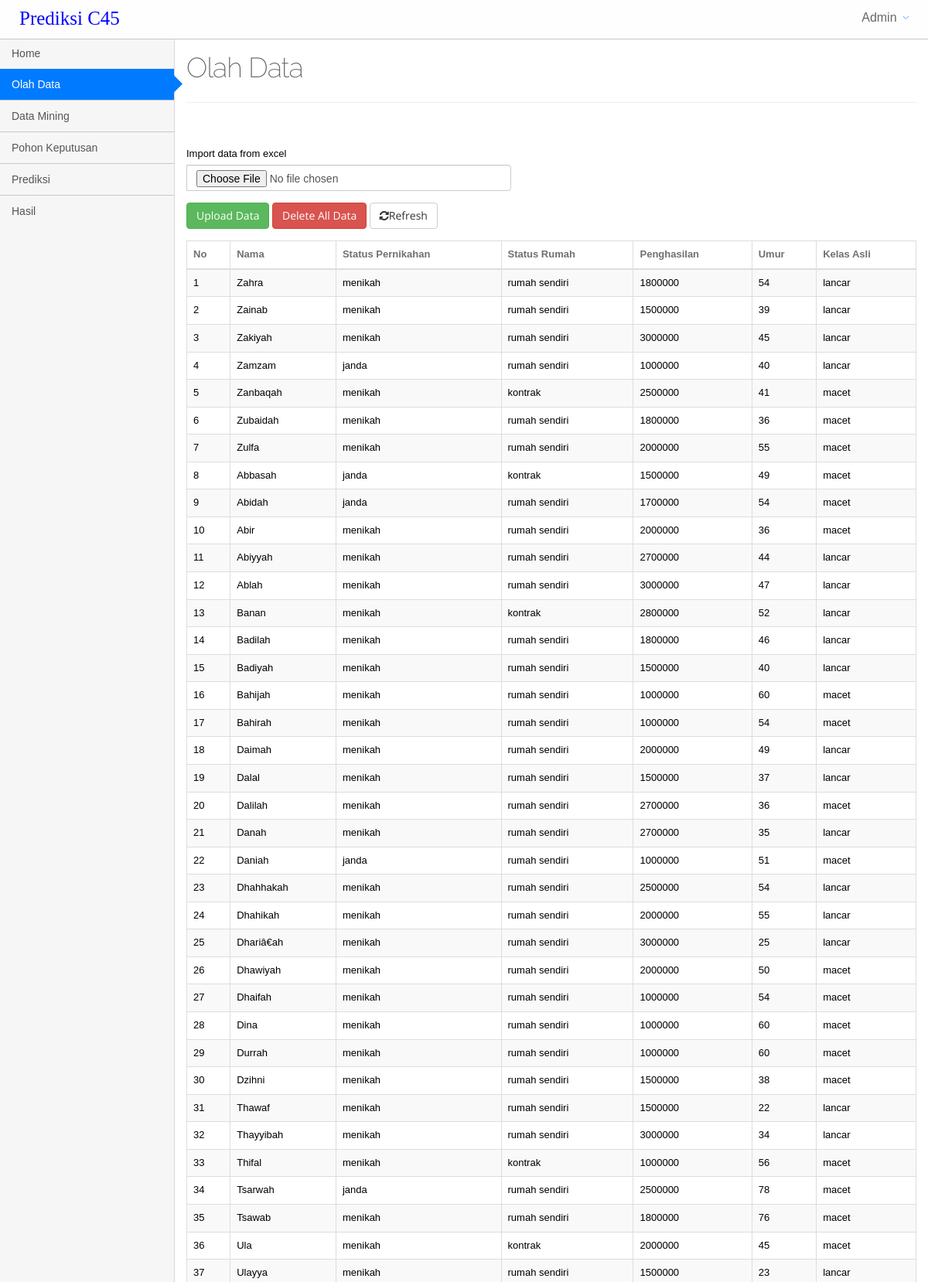
/index.php?menu=olah_data (signed in, upper part), run on the app's committed database.
### tables this page shows
CREATE TABLE `data_latih` (
  `id` int(11) NOT NULL,
  `nama` varchar(200) DEFAULT NULL,
  `status_pernikahan` varchar(100) DEFAULT NULL,
  `status_rumah` varchar(100) DEFAULT NULL,
  `penghasilan` double DEFAULT NULL,
  `umur` int(11) DEFAULT NULL,
  `kelas_asli` varchar(200) DEFAULT NULL
);

### database.php (called while the page is built, shortened)
<?php
class database {
    private $servername;
    private $user_db;
    private $password_db;
    private $database;
    private $koneksi;
    function database() {
        return $this->connect_db();
    }
    function load_conf_db() {
        $path = dirname(__FILE__) . '/koneksi.php';
        if (file_exists($path)) {
            $conf = include $path;
            $this->servername = @$conf['host'];
            $this->database = @$conf['dbname'];
            $this->user_db = @$conf['username'];
            $this->password_db = @$conf['password'];
        }
    }
    public function connect_db() {
        $this->koneksi = mysqli_connect($this->servername, $this->user_db, $this->password_db, $this->database);
        return $this->koneksi;
    }
    function db_query($sql) {
        $conn = $this->koneksi;
        return mysqli_query($conn, $sql);
    }
    function db_fetch_array($result) {
        return mysqli_fetch_array($result);
    }
    function db_num_rows($result) {
        return mysqli_num_rows($result);
    }
}
?>

### koneksi.php (called while the page is built)
<?php
return array(
    'host' => "localhost",
    'username' => "root",
    'password' => "",
    'dbname' => "koperasi_c45",
);

### olah_data.php (the view, shortened to what this page needs)
<?php
include_once "database.php";
$db_object = new database();
?>
<div class="content">
    <div class="main-content">
        <div class="container">
            <div class="row">
                <div class="col-sm-12">
                    <div class="page-header">
                        <h1>Olah Data </h1>
                    </div>
                </div>
            </div>
                    <?php
            $query = $db_object->db_query("SELECT * FROM data_latih order by(id)");
            $jumlah = $db_object->db_num_rows($query);
            echo "<br><br>";
            ?>
            <form method="post" enctype="multipart/form-data" action="">
                <div class="form-group">
                    <div class="input-group">
                        <label>Import data from excel</label>
                        <input name="file_data" type="file" class="form-control">
                    </div>
                </div>
                <div class="form-group">
                    <input name="upload" type="submit" value="Upload Data" class="btn btn-success">
                    <input name="delete_all" type="submit" value="Delete All Data" class="btn btn-danger">
                    <a href="index.php?menu=olah_data" class="btn btn-default">
                        <i class="fa fa-refresh"></i>Refresh</a>
                </div>
            </form>
            <?php
            if ($jumlah == 0) {
                echo "<center><h3>Data Latih masih kosong...</h3></center>";
            } else {
                ?>
                <div class="table-responsive">
                    <table class="table table-striped table-bordered table-hover" id="sample-table-1">
                        <thead>
                            <tr>
                                <th>No</th>
                                <th>Nama</th>
                                <th>Status Pernikahan</th>
                                <th>Status Rumah</th>
                                <th>Penghasilan</th>
                                <th>Umur</th>
                                <th>Kelas Asli</th>
                            </tr>
                        </thead>
                        <tbody>
                            <?php
                            $no = 1;
                            while ($row = $db_object->db_fetch_array($query)) {
                                echo "<tr>";
                                echo "<td>" . $no . "</td>";
                                echo "<td>" . $row['nama'] . "</td>";
                                echo "<td>" . $row['status_pernikahan'] . "</td>";
                                echo "<td>" . $row['status_rumah'] . "</td>";
                                echo "<td>" . $row['penghasilan'] . "</td>";
                                echo "<td>" . $row['umur'] . "</td>";
                                echo "<td>" . $row['kelas_asli'] . "</td>";
                                echo "</tr>";
                                $no++;
                            }
                            ?>
                        </tbody>
                    </table>
                    <?php
                }
                ?>
            </div>
        </div>
    </div>

### assets/css/main-responsive.css (style rules this page uses)
@media (min-width: 768px) { .main-content { margin-left: 225px; } }
@media (min-width: 768px) { .main-content > .container { min-height: 760px; } }

### assets/css/theme_light.css (style rules this page uses)
body, .main-container, .footer, .main-navigation, ul.main-navigation-menu > li > ul.sub-menu, .navigation-small ul.main-navigation-menu > li > ul.sub-menu { background-color: #F6F6F6 !important; }
.main-content .container { border-left: 1px solid #D9D9D9; border-bottom: 1px solid #D9D9D9; }

### assets/css/print.css (style rules this page uses)
.page-header { display: none; }
.main-content .container { min-height: auto !important; border: none !important; }

### data on the page
data_latih: nama "Zahra", status_pernikahan "menikah", status_rumah "rumah sendiri", penghasilan "1800000", umur "54", kelas_asli "lancar"
data_latih: nama "Zainab", status_pernikahan "menikah", status_rumah "rumah sendiri", penghasilan "1500000", umur "39", kelas_asli "lancar"
data_latih: nama "Zakiyah", status_pernikahan "menikah", status_rumah "rumah sendiri", penghasilan "3000000", umur "45", kelas_asli "lancar"
data_latih: nama "Zamzam", status_pernikahan "janda", status_rumah "rumah sendiri", penghasilan "1000000", umur "40", kelas_asli "lancar"
data_latih: nama "Zanbaqah", status_pernikahan "menikah", status_rumah "kontrak", penghasilan "2500000", umur "41", kelas_asli "macet"
data_latih: nama "Zubaidah", status_pernikahan "menikah", status_rumah "rumah sendiri", penghasilan "1800000", umur "36", kelas_asli "macet"
data_latih: nama "Zulfa", status_pernikahan "menikah", status_rumah "rumah sendiri", penghasilan "2000000", umur "55", kelas_asli "macet"
data_latih: nama "Abbasah", status_pernikahan "janda", status_rumah "kontrak", penghasilan "1500000", umur "49", kelas_asli "macet"
data_latih: nama "Abidah", status_pernikahan "janda", status_rumah "rumah sendiri", penghasilan "1700000", umur "54", kelas_asli "macet"
data_latih: nama "Abir", status_pernikahan "menikah", status_rumah "rumah sendiri", penghasilan "2000000", umur "36", kelas_asli "macet"
data_latih: nama "Abiyyah", status_pernikahan "menikah", status_rumah "rumah sendiri", penghasilan "2700000", umur "44", kelas_asli "lancar"
data_latih: nama "Ablah", status_pernikahan "menikah", status_rumah "rumah sendiri", penghasilan "3000000", umur "47", kelas_asli "lancar"
data_latih: nama "Banan", status_pernikahan "menikah", status_rumah "kontrak", penghasilan "2800000", umur "52", kelas_asli "lancar"
data_latih: nama "Badilah", status_pernikahan "menikah", status_rumah "rumah sendiri", penghasilan "1800000", umur "46", kelas_asli "lancar"
data_latih: nama "Badiyah", status_pernikahan "menikah", status_rumah "rumah sendiri", penghasilan "1500000", umur "40", kelas_asli "lancar"
data_latih: nama "Bahijah", status_pernikahan "menikah", status_rumah "rumah sendiri", penghasilan "1000000", umur "60", kelas_asli "macet"
data_latih: nama "Bahirah", status_pernikahan "menikah", status_rumah "rumah sendiri", penghasilan "1000000", umur "54", kelas_asli "macet"
data_latih: nama "Daimah", status_pernikahan "menikah", status_rumah "rumah sendiri", penghasilan "2000000", umur "49", kelas_asli "lancar"
data_latih: nama "Dalal", status_pernikahan "menikah", status_rumah "rumah sendiri", penghasilan "1500000", umur "37", kelas_asli "lancar"
data_latih: nama "Dalilah", status_pernikahan "menikah", status_rumah "rumah sendiri", penghasilan "2700000", umur "36", kelas_asli "macet"
data_latih: nama "Danah", status_pernikahan "menikah", status_rumah "rumah sendiri", penghasilan "2700000", umur "35", kelas_asli "lancar"
data_latih: nama "Daniah", status_pernikahan "janda", status_rumah "rumah sendiri", penghasilan "1000000", umur "51", kelas_asli "macet"
data_latih: nama "Dhahhakah", status_pernikahan "menikah", status_rumah "rumah sendiri", penghasilan "2500000", umur "54", kelas_asli "lancar"
data_latih: nama "Dhahikah", status_pernikahan "menikah", status_rumah "rumah sendiri", penghasilan "2000000", umur "55", kelas_asli "lancar"
data_latih: nama "Dhariâ€ah", status_pernikahan "menikah", status_rumah "rumah sendiri", penghasilan "3000000", umur "25", kelas_asli "lancar"
data_latih: nama "Dhawiyah", status_pernikahan "menikah", status_rumah "rumah sendiri", penghasilan "2000000", umur "50", kelas_asli "macet"
data_latih: nama "Dhaifah", status_pernikahan "menikah", status_rumah "rumah sendiri", penghasilan "1000000", umur "54", kelas_asli "macet"
data_latih: nama "Dina", status_pernikahan "menikah", status_rumah "rumah sendiri", penghasilan "1000000", umur "60", kelas_asli "macet"
data_latih: nama "Durrah", status_pernikahan "menikah", status_rumah "rumah sendiri", penghasilan "1000000", umur "60", kelas_asli "macet"
data_latih: nama "Dzihni", status_pernikahan "menikah", status_rumah "rumah sendiri", penghasilan "1500000", umur "38", kelas_asli "macet"
data_latih: nama "Thawaf", status_pernikahan "menikah", status_rumah "rumah sendiri", penghasilan "1500000", umur "22", kelas_asli "lancar"
data_latih: nama "Thayyibah", status_pernikahan "menikah", status_rumah "rumah sendiri", penghasilan "3000000", umur "34", kelas_asli "lancar"
data_latih: nama "Thifal", status_pernikahan "menikah", status_rumah "kontrak", penghasilan "1000000", umur "56", kelas_asli "macet"
data_latih: nama "Tsarwah", status_pernikahan "janda", status_rumah "rumah sendiri", penghasilan "2500000", umur "78", kelas_asli "macet"
data_latih: nama "Tsawab", status_pernikahan "menikah", status_rumah "rumah sendiri", penghasilan "1800000", umur "76", kelas_asli "macet"
data_latih: nama "Ula", status_pernikahan "menikah", status_rumah "kontrak", penghasilan "2000000", umur "45", kelas_asli "macet"
data_latih: nama "Ulayya", status_pernikahan "menikah", status_rumah "rumah sendiri", penghasilan "1500000", umur "23", kelas_asli "lancar"

### other printed values
$_SESSION['koperasi_c45_nama'] "Admin"
